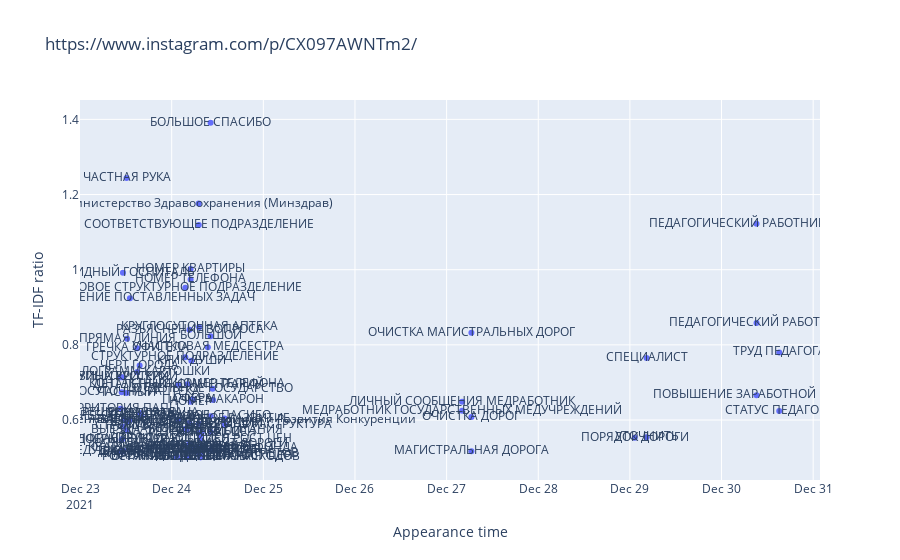
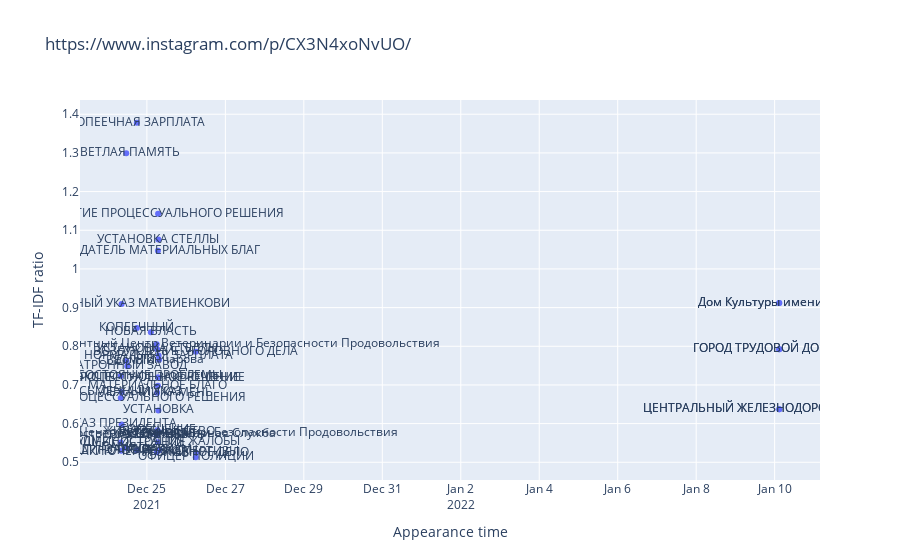
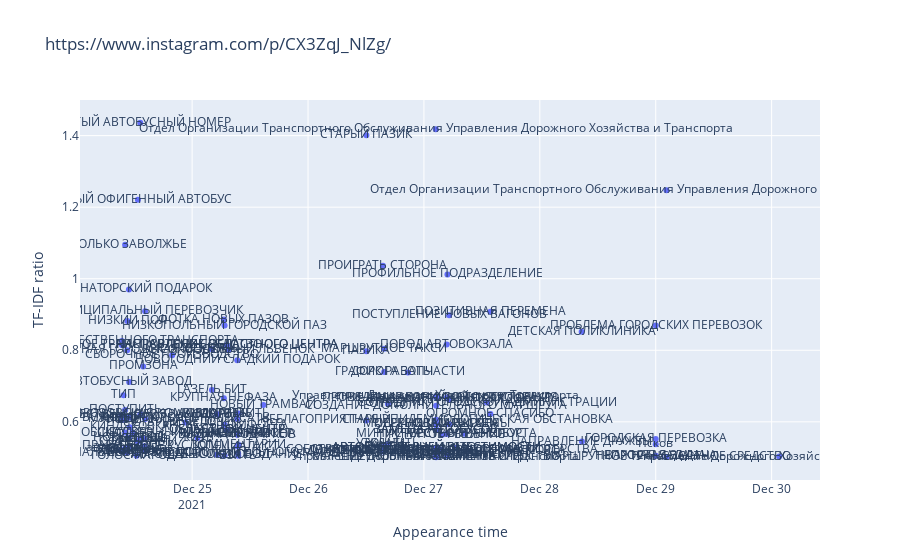

Notebook cell for these charts, in order:
### Markdown cell above
На основе полученного датафрейма создаём графики, соответствующие выбранным публикациям:

- По оси Oy будут представлены коэффициенты "важности" ключевых слов комментариев.
- По оси Ox будут представлены временные метки, которые относятся к появлению ключевого слова.
- Сама точка на графике будет представлять ключевое слово.

### Code cell
import plotly.express as px

for i in range(len(posts_dfs)):
    fig = px.scatter(posts_dfs[i], x='Appearance time', y='TF-IDF ratio', text='Keyword', title=posts_urls[i])
    fig.show()

### Figure 1 — Plotly figure (JSON) as saved in the notebook; plotly's stock layout.template omitted (floating-point values rounded to 4 significant figures)
{"data": [{"hovertemplate": "Appearance time=%{x}<br>TF-IDF ratio=%{y}<br>Keyword=%{text}<extra></extra>", "legendgroup": "", "marker": {"color": "#636efa", "symbol": "circle"}, "mode": "markers+text", "name": "", "orientation": "v", "showlegend": false, "text": ["ТЕРРИТОРИЯ ПАПЫ", "ГЛУПЫЙ КРИТЕРИЙ", "ДОБРЫЙ ВЕЧЕР", "КРУГЛОСУТОЧНАЯ АПТЕКА", "Земля", "ДАВАТЬ", "ИНФРАСТРУКТУРА", "ВИНА РУССКИХ", "КОВИДНЫЙ ГОСПИТАЛЬ", "СТРОИТЬ", "ДЕДУШКА МОРОЗА", "ЗАПРОС", "ЧАСТНАЯ РУКА", "ЧАСТНЫЙ", "РУКА", "ПРЯМАЯ ЛИНИЯ", "ЗЕМЛЯ", "ОСУШЕСТВЛЕНИЕ ПОСТАВЛЕННЫХ ЗАДАЧ", "ПОСТАВЛЕННАЯ ЗАДАЧА", "ГРЕЧКА ОФИГЕЛА", "КИЛОГРАММ КАРТОШКИ", "ЧЕРТ ГОРОДА", "РЕШЕННАЯ ЗАДАЧА", "ПОВЫШАТЬ", "УКРЕПЛЯТЬ", "ТРЕБОВАНИЕ ГРАЖДАН", "ЖИЛЬЕ ДЕТЕЙ", "ЖИЛЬЕ", "ДЕТАЛЬНЫЙ КОММЕНТАРИЙ", "Управление Имущественных Отношений, Экономики и Развития Конкуренции", "НОВОЕ СТРУКТУРНОЕ ПОДРАЗДЕЛЕНИЕ", "СТРУКТУРНОЕ ПОДРАЗДЕЛЕНИЕ", "ОТВЕЧАТЬ", "МОЩНОСТЬ", "ОРГАНИЗАЦИЯ ПИТАНИЯ", "ВЫЕЗДНАЯ ПРОВЕРКА ПИТАНИЯ", "УЛЬЯНОВСКИЙ ДЕПУТАТ", "улица Радищева", "улица Радищева д.151", "КОНТАКТНЫЙ НОМЕР ТЕЛЕФОНА", "РАЗЪЯСНЕНИЕ ВОПРОСА", "РАЗЪЯСНЕНИЕ", "КАПИТАЛЬНЫЙ РЕМОНТ ДОРОГИ", "НОМЕР КВАРТИРЫ", "НОМЕР", "НОМЕР ТЕЛЕФОНА", "РАЙОН ПРОЖИВАНИЯ", "ПРОЖИВАНИЕ", "КРИК ДУШИ", "МАГАЗИН", "СФЕРА", "КВАРТИРА МАНЕВРЕННОГО ФОНДА", "Министерство Здравоохранения (Минздрав)", "СООТВЕТСТВУЮЩЕЕ ПОДРАЗДЕЛЕНИЕ", "СООТВЕТСТВУЮЩИЙ", "ПОДРАЗДЕЛЕНИЕ", "КРУГЛОСУТОЧНАЯ АПТЕКА", "АПТЕКА", "РИСОВАНИЕ КРАСИВЫХ ОТЧЕТОВ", "ОЧЕРЕДЬ", "НАБЛЮДАЮЩИЙСЯ РОСТ ЦЕН", "РОСТ ТРАНСПОРТНЫХ РАСХОДОВ", "РОСТ ОБЪЕМОВ", "РОСТ ЦЕН", "НАБЛЮДАЮЩИЙСЯ РОСТ ЦЕН", "РЕЗКИЙ РОСТ ЦЕН", "РОСТ ЦЕН", "УЧАСТКОВАЯ МЕДСЕСТРА", "БОЛЬШОЕ СПАСИБО", "СПАСИБО", "БОЛЬШОЙ", "БОЛЬШОЕ СПАСИБО", "НЕПОДЪЕМНАЯ ЦЕНА", "ОТДЕЛЬНОЕ ГОСУДАРСТВО", "ПАЧКА МАКАРОН", "ЗАМЕЧАТЕЛЬНАЯ ИНФРАСТРУКТУРА", "ОТЛИЧНОЕ РАЗВИТИЕ", "МЕДРАБОТНИК ГОСУДАРСТВЕННЫХ МЕДУЧРЕЖДЕНИЙ", "ЛИЧНЫЙ СООБЩЕНИЯ МЕДРАБОТНИК", "ОЧИСТКА МАГИСТРАЛЬНЫХ ДОРОГ", "МАГИСТРАЛЬНАЯ ДОРОГА", "ОЧИСТКА ДОРОГ", "ПОРЯДОК ДОРОГИ", "УТОЧНИТЬ", "СПЕЦИАЛИСТ", "ПОВЫШЕНИЕ ЗАРАБОТНОЙ ПЛАТЫ", "ПЕДАГОГИЧЕСКИЙ РАБОТНИК ШКОЛ", "ПЕДАГОГИЧЕСКИЙ РАБОТНИК", "ТРУД ПЕДАГОГА", "СТАТУС ПЕДАГОГА"], "x": ["2021-12-23T10:39:19+00:00", "2021-12-23T10:39:19+00:00", "2021-12-23T10:54:02+00:00", "2021-12-23T10:54:02+00:00", "2021-12-23T10:57:04+00:00", "2021-12-23T10:57:04+00:00", "2021-12-23T10:57:04+00:00", "2021-12-23T11:06:42+00:00", "2021-12-23T11:13:57+00:00", "2021-12-23T11:13:57+00:00", "2021-12-23T11:23:00+00:00", "2021-12-23T11:27:28+00:00", "2021-12-23T12:10:34+00:00", "2021-12-23T12:10:34+00:00", "2021-12-23T12:10:34+00:00", "2021-12-23T12:18:05+00:00", "2021-12-23T12:26:06+00:00", "2021-12-23T13:03:17+00:00", "2021-12-23T13:03:17+00:00", "2021-12-23T14:58:13+00:00", "2021-12-23T14:58:13+00:00", "2021-12-23T15:36:04+00:00", "2021-12-23T15:49:16+00:00", "2021-12-23T15:49:43+00:00", "2021-12-23T15:49:43+00:00", "2021-12-23T16:06:35+00:00", "2021-12-24T01:20:08+00:00", "2021-12-24T01:20:08+00:00", "2021-12-24T01:41:31+00:00", "2021-12-24T01:42:07+00:00", "2021-12-24T03:34:03+00:00", "2021-12-24T03:34:03+00:00", "2021-12-24T03:40:25+00:00", "2021-12-24T03:40:25+00:00", "2021-12-24T03:54:05+00:00", "2021-12-24T03:54:05+00:00", "2021-12-24T03:57:17+00:00", "2021-12-24T04:07:15+00:00", "2021-12-24T04:07:15+00:00", "2021-12-24T04:07:47+00:00", "2021-12-24T04:39:58+00:00", "2021-12-24T04:39:58+00:00", "2021-12-24T04:44:00+00:00", "2021-12-24T04:57:36+00:00", "2021-12-24T04:57:36+00:00", "2021-12-24T04:57:36+00:00", "2021-12-24T05:07:45+00:00", "2021-12-24T05:07:45+00:00", "2021-12-24T05:08:40+00:00", "2021-12-24T05:17:30+00:00", "2021-12-24T05:31:55+00:00", "2021-12-24T05:34:09+00:00", "2021-12-24T07:04:27+00:00", "2021-12-24T07:06:11+00:00", "2021-12-24T07:06:11+00:00", "2021-12-24T07:06:11+00:00", "2021-12-24T07:10:30+00:00", "2021-12-24T07:10:30+00:00", "2021-12-24T07:14:02+00:00", "2021-12-24T07:25:32+00:00", "2021-12-24T07:34:09+00:00", "2021-12-24T07:34:09+00:00", "2021-12-24T07:34:09+00:00", "2021-12-24T07:34:09+00:00", "2021-12-24T07:50:58+00:00", "2021-12-24T07:50:58+00:00", "2021-12-24T07:50:58+00:00", "2021-12-24T09:27:53+00:00", "2021-12-24T10:11:00+00:00", "2021-12-24T10:11:00+00:00", "2021-12-24T10:11:00+00:00", "2021-12-24T10:12:31+00:00", "2021-12-24T10:17:19+00:00", "2021-12-24T10:43:31+00:00", "2021-12-24T10:50:23+00:00", "2021-12-24T13:51:13+00:00", "2021-12-24T13:51:13+00:00", "2021-12-27T04:04:04+00:00", "2021-12-27T04:04:04+00:00", "2021-12-27T06:29:39+00:00", "2021-12-27T06:29:39+00:00", "2021-12-27T06:29:39+00:00", "2021-12-29T01:16:28+00:00", "2021-12-29T04:22:31+00:00", "2021-12-29T04:22:31+00:00", "2021-12-30T09:09:49+00:00", "2021-12-30T09:09:49+00:00", "2021-12-30T09:09:49+00:00", "2021-12-30T15:07:06+00:00", "2021-12-30T15:07:06+00:00"], "xaxis": "x", "y": [0.63, 0.714, 0.547, 0.674, 0.516, 0.516, 0.549, 0.714, 0.992, 0.583, 0.518, 0.601, 1.244, 0.672, 0.572, 0.816, 0.595, 0.924, 0.6, 0.791, 0.728, 0.745, 0.618, 0.617, 0.617, 0.612, 0.502, 0.502, 0.694, 0.601, 0.952, 0.767, 0.577, 0.577, 0.501, 0.573, 0.518, 0.532, 0.532, 0.695, 0.84, 0.592, 0.536, 1.002, 0.649, 0.974, 0.519, 0.519, 0.758, 0.53, 0.655, 0.526, 1.176, 1.119, 0.59, 0.529, 0.847, 0.565, 0.51, 0.526, 0.55, 0.501, 0.501, 0.55, 0.504, 0.566, 0.504, 0.794, 1.391, 0.568, 0.823, 0.61, 0.52, 0.683, 0.653, 0.587, 0.604, 0.625, 0.649, 0.832, 0.517, 0.608, 0.553, 0.554, 0.765, 0.666, 1.122, 0.858, 0.78, 0.624], "yaxis": "y", "type": "scatter"}], "layout": {"xaxis": {"anchor": "y", "domain": [0.0, 1.0], "title": {"text": "Appearance time"}}, "yaxis": {"anchor": "x", "domain": [0.0, 1.0], "title": {"text": "TF-IDF ratio"}}, "legend": {"tracegroupgap": 0}, "title": {"text": "https://www.instagram.com/p/CX097AWNTm2/"}}}

### Figure 2 — Plotly figure (JSON) as saved in the notebook; plotly's stock layout.template omitted (floating-point values rounded to 4 significant figures)
{"data": [{"hovertemplate": "Appearance time=%{x}<br>TF-IDF ratio=%{y}<br>Keyword=%{text}<extra></extra>", "legendgroup": "", "marker": {"color": "#636efa", "symbol": "circle"}, "mode": "markers+text", "name": "", "orientation": "v", "showlegend": false, "text": ["ПРИНЯТИЕ ПРОЦЕССУАЛЬНОГО РЕШЕНИЯ", "ТЕКУЩЕЕ СОСТОЯНИЕ ПРОБЛЕМЫ", "ТЕКУЩЕЕ СОСТОЯНИЕ", "БОЛЬШИНСТВО ГРАЖДАН", "ПИСЬМЕННЫЙ УКАЗ МАТВИЕНКОВИ", "УКАЗ ПРЕЗИДЕНТА", "ПИСЬМЕННЫЙ УКАЗ", "СВЕТЛАЯ ПАМЯТЬ", "СВЕТЛЫЙ", "ПАМЯТЬ", "ПАТРОННЫЙ ЗАВОД", "КОПЕЕЧНАЯ ЗАРПЛАТА", "ЗАРПЛАТА", "КОПЕЕЧНЫЙ", "НОВАЯ ВЛАСТЬ", "Государственная Ветеринарная Служба", "Клиника Огбу Симбирский Референтный Центр Ветеринарии и Безопасности Продовольствия", "Симбирский Референтный Центр Ветеринарии и Безопасности Продовольствия", "ЗАКЛЮЧЕНИЕ ЭКСПЕРТИЗЫ", "УТОЧНИТЬ", "ОПУБЛИКОВАТЬ", "ЛЕЖАЧИЙ КАМЕНЬ", "УСТАНОВКА СТЕЛЛЫ", "УСТРАИВАТЬ", "СООБЩЕНИЕ", "СОЗДАТЕЛЬ МАТЕРИАЛЬНЫХ БЛАГ", "МАТЕРИАЛЬНОЕ БЛАГО", "АДМИНИСТРАЦИЯ ЖАЛОБЫ", "ПРИНЯТИЕ ПРОЦЕССУАЛЬНОГО РЕШЕНИЯ", "ЭКСПЕРТНОЕ ЗАКЛЮЧЕНИЕ", "ПРОЦЕССУАЛЬНОЕ РЕШЕНИЕ", "УСТАНОВКА СТЕЛЛЫ", "УСТАНОВКА", "ЖИВОЕ СУЩЕСТВО", "НОРМАЛЬНАЯ ЗАРПЛАТА", "дом Гончарова", "АКВАРИУМ", "ОФИЦЕР ПОЛИЦИИ", "ВОЗБУЖДЕНИЕ УГОЛОВНОГО ДЕЛА", "УГОЛОВНОЕ ДЕЛО", "ГОРОД ТРУДОВОЙ ДОБЛЕСТИ", "ЦЕНТРАЛЬНЫЙ ЖЕЛЕЗНОДОРОЖНЫЙ ВОКЗАЛ", "Дом Культуры имени 1 Мая", "ГОРОД ТРУДОВОЙ ДОБЛЕСТИ", "ЦЕНТРАЛЬНЫЙ ЖЕЛЕЗНОДОРОЖНЫЙ ВОКЗАЛ", "Дом Культуры имени 1 Мая"], "x": ["2021-12-24T08:00:08+00:00", "2021-12-24T08:00:08+00:00", "2021-12-24T08:00:08+00:00", "2021-12-24T08:20:31+00:00", "2021-12-24T08:32:24+00:00", "2021-12-24T08:32:24+00:00", "2021-12-24T08:32:24+00:00", "2021-12-24T11:22:22+00:00", "2021-12-24T11:22:22+00:00", "2021-12-24T11:22:22+00:00", "2021-12-24T11:59:47+00:00", "2021-12-24T17:51:31+00:00", "2021-12-24T17:51:31+00:00", "2021-12-24T17:51:31+00:00", "2021-12-25T02:24:22+00:00", "2021-12-25T05:59:18+00:00", "2021-12-25T05:59:18+00:00", "2021-12-25T05:59:18+00:00", "2021-12-25T06:02:13+00:00", "2021-12-25T06:04:19+00:00", "2021-12-25T06:04:19+00:00", "2021-12-25T06:14:40+00:00", "2021-12-25T06:16:57+00:00", "2021-12-25T06:16:57+00:00", "2021-12-25T06:26:19+00:00", "2021-12-25T06:44:26+00:00", "2021-12-25T06:44:26+00:00", "2021-12-25T06:45:16+00:00", "2021-12-25T06:50:23+00:00", "2021-12-25T06:50:23+00:00", "2021-12-25T06:50:23+00:00", "2021-12-25T07:01:33+00:00", "2021-12-25T07:01:33+00:00", "2021-12-25T07:06:29+00:00", "2021-12-25T07:10:53+00:00", "2021-12-25T07:25:58+00:00", "2021-12-25T07:25:58+00:00", "2021-12-26T05:52:27+00:00", "2021-12-26T05:57:42+00:00", "2021-12-26T05:57:42+00:00", "2022-01-10T02:47:51+00:00", "2022-01-10T02:47:51+00:00", "2022-01-10T02:47:51+00:00", "2022-01-10T02:48:52+00:00", "2022-01-10T02:48:52+00:00", "2022-01-10T02:48:52+00:00"], "xaxis": "x", "y": [0.666, 0.723, 0.551, 0.53, 0.909, 0.598, 0.682, 1.299, 0.762, 0.537, 0.748, 1.378, 0.531, 0.847, 0.836, 0.574, 0.805, 0.575, 0.526, 0.57, 0.57, 0.68, 0.792, 0.574, 0.583, 1.047, 0.698, 0.552, 1.143, 0.719, 0.719, 1.076, 0.634, 0.578, 0.776, 0.765, 0.531, 0.513, 0.786, 0.524, 0.792, 0.637, 0.912, 0.792, 0.637, 0.912], "yaxis": "y", "type": "scatter"}], "layout": {"xaxis": {"anchor": "y", "domain": [0.0, 1.0], "title": {"text": "Appearance time"}}, "yaxis": {"anchor": "x", "domain": [0.0, 1.0], "title": {"text": "TF-IDF ratio"}}, "legend": {"tracegroupgap": 0}, "title": {"text": "https://www.instagram.com/p/CX3N4xoNvUO/"}}}

### Figure 3 — Plotly figure (JSON) as saved in the notebook; plotly's stock layout.template omitted (floating-point values rounded to 4 significant figures)
{"data": [{"hovertemplate": "Appearance time=%{x}<br>TF-IDF ratio=%{y}<br>Keyword=%{text}<extra></extra>", "legendgroup": "", "marker": {"color": "#636efa", "symbol": "circle"}, "mode": "markers+text", "name": "", "orientation": "v", "showlegend": false, "text": ["ЗАБЫТЬ", "РАБОТА ОБЩЕСТВЕННОГО ТРАНСПОРТА", "САЛОН ОБЩЕСТВЕННОГО ТРАНСПОРТА", "ФОТО", "ЧТОЛЬ", "ТОЛК", "СКОЛЬКО ЧАСТНОЕ ТРАНСПОРТНОЕ СРЕДСТВО", "ТИП", "ХВАТАТЬ", "СКОЛЬКО ЗАВОЛЖЬЕ", "ЗАВОЛЖЬЕ", "СКОЛЬКО", "ПОСТУПИТЬ", "НОРМАЛЬНАЯ ГОРОДСКАЯ МОДЕЛЬ", "НОРМАЛЬНЫЙ ТРАНСПОРТ", "НИЗКИЙ ПОЛ", "НОВЫЙ ГОД", "ПОДАРОК", "ГУБЕРНАТОРСКИЙ ПОДАРОК", "автобус Симаз", "АВТОБУСНЫЙ ЗАВОД", "ТВСЯЧНЫЙ ГОРОД", "КИНДЯКОВКА", "ГОРОДСКОЙ ОБЩЕСТВЕННЫЙ ТРАНСПОНТ", "ГОЛОС НАРОДА", "ЖЕЛТЫЙ ОФИГЕННЫЙ АВТОБУС", "ОФИГЕННЫЙ", "Татарстан", "ЖЕЛТЫЙ АВТОБУСНЫЙ НОМЕР", "ЖЕЛТЫЙ", "МОРОЗОВСКАЯ КОМАНДА", "ПРОМЗОНА", "ДОБИТЬ", "БОГ", "ПРАВИЛЬНОЕ РУСЛО", "Димитровград", "МУНИЦИПАЛЬНЫЙ ПЕРЕВОЗЧИК", "ВЕРНУТЬ", "МУНИЦИПАЛЬНЫЙ", "СБОРОЧНОЕ ПРОИЗВОДСТВО", "СТАРЫЙ ЧЕЛОВЕК", "ЖИТЬ", "ВЕРНУТЬ", "ГАЗЕЛЬ БИТ", "ХОРОШЕЕ БОЛЬШОЕ ЗДАНИЕ", "ОБРАТИТЬ", "ВНИМАНИЕ", "ФОТКА НОВЫХ ПАЗОВ", "КРУПНАЯ НЕФАЗА", "НИЗКОПОЛЬНЫЙ ГОРОДСКОЙ ПАЗ", "ВЫСОКИЙ ПОЛ", "УРОВЕНЬ КОМФОРТА", "НАПРАВЛЕНИЕ ОБЛАСТНОГО ЦЕНТРА", "ОБЛАСТНОЙ ЦЕНТР", "НАПРАВЛЕНИЕ ОБЛАСТНОГО ЦЕНТРА", "ОБЛАСТНОЙ ЦЕНТР", "ВЫСОКОПОЛЬНЫЙ ЛЬВЕНОК", "НАЗВАНИЕ РАЙОНА", "НАЗВАНИЕ", "МУНИЦИПАЛИТЕТ", "НОВОГОДНИЙ СЛАДКИЙ ПОДАРОК", "ВЫДАЧА ПОДАРКОВ", "НАПИСАТЬ", "СПЕЦИАЛИСТ", "СОЗДАНИЕ ДОПОЛНИТЕЛЬНОГО МАРШРУТА", "ВЗЯТЬ", "ОТВЕТИТЬ", "КОММЕНТАРИЙ", "НОВЫЙ ТРАМВАЙ", "СТАРЫЙ ПАЗИК", "СТАРЫЙ", "ПАЗИКА", "ПРОИГРАТЬ СТОРОНА", "ПРОИГРАВШИЙ", "СТОРОНА", "КОНТРАКТ", "ГРАФИК РАБОТЫ", "МАРШРУТНОЕ ТАКСИ", "ТАКСИ", "УТОЧНИТЬ", "ЖДАТЬ", "ОТВЕТ", "ДОРОГА ЗАПЧАСТИ", "Управление Дорожного Хозяйства и Транспорта", "Управление Дорожного Хозяйства и Транспорта", "Отдел Организации Транспортного Обслуживания Управления Дорожного Хозяйства и Транспорта", "МАРШРУТНОЕ ТРАНСПОРТНОЕ СРЕДСТВО", "ЧИСЛО МАШИН", "МАРШРУТНОЕ ТРАНСПОРТНОЕ СРЕДСТВО", "ДВИЖЕНИЕ ОБЩЕСТВЕННОГО ТРАНСПОРТА", "СОЗДАНИЕ ДОПОЛНИТЕЛЬНОГО МАРШРУТА", "МОДЕРНИЗАЦИЯ СХЕМЫ", "ЗАВОЛЖСКОЕ НАПРАВЛЕНИЕ", "НЕБЛАГОПРИЯТНАЯ ЭПИДЕМИОЛОГИЧЕСКАЯ ОБСТАНОВКА", "ДЕТАЛЬНЫЙ КОММЕНТАРИЙ", "АВТОБУС СРЕДНЕЙ ВМЕСТИМОСТИ", "ЗАМЕНА АВТОБУСОВ", "АВТОБУС СРЕДНЕЙ ВМЕСТИМОСТИ", "ЗАМЕНА АВТОБУСОВ", "ПРОВЕДЕНИЕ КОНКУРСНЫХ ПРОЦЕДУР", "ПЕРЕВОД МАРШРУТА", "СОБСТВЕННОСТЬ РЕГИОНАЛЬНОГО МИНИСТЕРСТВА", "ПРИНЯТОЕ РЕШЕНИЕ", "МИНИСТЕРСТВО ТРАНСПОРТА", "ПОВОД АВТОВОКЗАЛА", "ПРИЧИНА АВАРИЙНОГО СОСТОЯНИЯ", "ПРОФИЛЬНОЕ ПОДРАЗДЕЛЕНИЕ", "ПЕРЕДАТЬ", "ПРОФИЛЬНЫЙ", "ПОДРАЗДЕЛЕНИЕ", "ПОСТУПЛЕНИЕ НОВЫХ ВАГОНОВ", "НОВЫЙ ВАГОН", "ПРИОРИТЕТНЫЙ ПОРЯДОК", "МЕСТО", "МЕСТНЫЙ АВТОБУС", "СОТРУДНИК ГОРОДСКОЙ АДМИНИСТРАЦИИ", "ОГРОМНОЕ СПАСИБО", "ПОЗИТИВНАЯ ПЕРЕМЕНА", "ДЕТСКАЯ ПОЛИКЛИНИКА", "НАПРАВЛЕНИЕ ДРУЖБЫ", "НЕПРОСТАЯ ЗАДАЧА", "ВАЖНАЯ ЗАДАЧА", "Псков", "ПРОБЛЕМА ГОРОДСКИХ ПЕРЕВОЗОК", "ГОРОДСКАЯ ПЕРЕВОЗКА", "Отдел Организации Транспортного Обслуживания Управления Дорожного Хозяйства и Транспорта", "МАРШРУТНОЕ ТРАНСПОРТНОЕ СРЕДСТВО", "Управление Дорожного Хозяйства и Транспорта"], "x": ["2021-12-24T09:12:57+00:00", "2021-12-24T09:21:03+00:00", "2021-12-24T09:26:30+00:00", "2021-12-24T09:26:56+00:00", "2021-12-24T09:26:56+00:00", "2021-12-24T09:27:27+00:00", "2021-12-24T09:29:35+00:00", "2021-12-24T09:47:38+00:00", "2021-12-24T09:47:38+00:00", "2021-12-24T10:07:18+00:00", "2021-12-24T10:07:18+00:00", "2021-12-24T10:07:18+00:00", "2021-12-24T10:07:18+00:00", "2021-12-24T10:32:34+00:00", "2021-12-24T10:32:34+00:00", "2021-12-24T10:34:31+00:00", "2021-12-24T10:54:44+00:00", "2021-12-24T10:54:44+00:00", "2021-12-24T10:54:44+00:00", "2021-12-24T10:57:24+00:00", "2021-12-24T10:57:24+00:00", "2021-12-24T11:03:49+00:00", "2021-12-24T11:06:23+00:00", "2021-12-24T11:38:57+00:00", "2021-12-24T12:29:55+00:00", "2021-12-24T12:45:54+00:00", "2021-12-24T12:45:54+00:00", "2021-12-24T13:15:23+00:00", "2021-12-24T13:15:23+00:00", "2021-12-24T13:15:23+00:00", "2021-12-24T13:16:40+00:00", "2021-12-24T13:51:12+00:00", "2021-12-24T14:02:17+00:00", "2021-12-24T14:06:28+00:00", "2021-12-24T14:06:28+00:00", "2021-12-24T14:15:27+00:00", "2021-12-24T14:15:27+00:00", "2021-12-24T14:15:27+00:00", "2021-12-24T14:15:27+00:00", "2021-12-24T19:52:10+00:00", "2021-12-24T22:36:51+00:00", "2021-12-25T01:05:57+00:00", "2021-12-25T04:05:24+00:00", "2021-12-25T04:05:46+00:00", "2021-12-25T05:07:49+00:00", "2021-12-25T05:08:25+00:00", "2021-12-25T05:08:25+00:00", "2021-12-25T06:34:28+00:00", "2021-12-25T06:34:28+00:00", "2021-12-25T06:43:06+00:00", "2021-12-25T06:43:06+00:00", "2021-12-25T06:43:06+00:00", "2021-12-25T07:09:10+00:00", "2021-12-25T07:09:10+00:00", "2021-12-25T07:12:37+00:00", "2021-12-25T07:12:37+00:00", "2021-12-25T07:29:45+00:00", "2021-12-25T09:18:23+00:00", "2021-12-25T09:18:23+00:00", "2021-12-25T09:18:23+00:00", "2021-12-25T09:20:17+00:00", "2021-12-25T09:20:17+00:00", "2021-12-25T09:21:19+00:00", "2021-12-25T09:23:51+00:00", "2021-12-25T09:31:14+00:00", "2021-12-25T09:32:57+00:00", "2021-12-25T09:36:26+00:00", "2021-12-25T09:36:26+00:00", "2021-12-25T14:44:48+00:00", "2021-12-26T12:04:43+00:00", "2021-12-26T12:04:43+00:00", "2021-12-26T12:04:43+00:00", "2021-12-26T15:29:48+00:00", "2021-12-26T15:29:48+00:00", "2021-12-26T15:29:48+00:00", "2021-12-26T15:29:48+00:00", "2021-12-26T15:45:58+00:00", "2021-12-26T15:45:58+00:00", "2021-12-26T15:45:58+00:00", "2021-12-26T16:32:16+00:00", "2021-12-26T16:32:16+00:00", "2021-12-26T16:32:16+00:00", "2021-12-26T20:41:57+00:00", "2021-12-27T02:26:05+00:00", "2021-12-27T02:27:29+00:00", "2021-12-27T02:27:29+00:00", "2021-12-27T02:29:34+00:00", "2021-12-27T02:29:34+00:00", "2021-12-27T02:30:29+00:00", "2021-12-27T02:31:19+00:00", "2021-12-27T02:31:19+00:00", "2021-12-27T02:31:19+00:00", "2021-12-27T02:31:19+00:00", "2021-12-27T02:32:03+00:00", "2021-12-27T02:33:07+00:00", "2021-12-27T02:33:54+00:00", "2021-12-27T02:33:54+00:00", "2021-12-27T02:34:15+00:00", "2021-12-27T02:34:15+00:00", "2021-12-27T02:34:38+00:00", "2021-12-27T02:34:38+00:00", "2021-12-27T03:38:39+00:00", "2021-12-27T03:47:15+00:00", "2021-12-27T04:42:39+00:00", "2021-12-27T04:42:39+00:00", "2021-12-27T04:44:23+00:00", "2021-12-27T04:51:52+00:00", "2021-12-27T04:51:52+00:00", "2021-12-27T04:51:52+00:00", "2021-12-27T04:51:52+00:00", "2021-12-27T05:13:19+00:00", "2021-12-27T05:13:19+00:00", "2021-12-27T05:13:19+00:00", "2021-12-27T06:28:19+00:00", "2021-12-27T08:26:05+00:00", "2021-12-27T13:00:54+00:00", "2021-12-27T13:45:47+00:00", "2021-12-27T13:45:47+00:00", "2021-12-28T08:39:23+00:00", "2021-12-28T08:43:10+00:00", "2021-12-28T23:57:51+00:00", "2021-12-28T23:57:51+00:00", "2021-12-28T23:59:28+00:00", "2021-12-28T23:59:28+00:00", "2021-12-28T23:59:28+00:00", "2021-12-29T02:13:43+00:00", "2021-12-29T02:13:43+00:00", "2021-12-30T01:34:33+00:00"], "xaxis": "x", "y": [0.52, 0.618, 0.826, 0.605, 0.605, 0.522, 0.814, 0.674, 0.518, 1.095, 0.525, 0.57, 0.633, 0.8, 0.514, 0.882, 0.555, 0.612, 0.97, 0.528, 0.711, 0.612, 0.585, 0.57, 0.505, 1.221, 0.544, 0.552, 1.436, 0.552, 0.621, 0.755, 0.553, 0.531, 0.532, 0.519, 0.909, 0.519, 0.608, 0.786, 0.598, 0.555, 0.803, 0.689, 0.508, 0.621, 0.621, 0.886, 0.666, 0.869, 0.506, 0.592, 0.814, 0.577, 0.814, 0.577, 0.801, 0.565, 0.565, 0.565, 0.772, 0.564, 0.608, 0.531, 0.512, 0.505, 0.623, 0.536, 0.647, 1.401, 0.604, 0.797, 1.036, 0.518, 0.518, 0.518, 0.739, 0.804, 0.531, 0.537, 0.537, 0.65, 0.738, 0.503, 0.671, 1.418, 0.519, 0.514, 0.501, 0.518, 0.645, 0.594, 0.513, 0.606, 0.503, 0.526, 0.578, 0.526, 0.578, 0.667, 0.594, 0.522, 0.564, 0.566, 0.816, 0.668, 1.012, 0.506, 0.506, 0.506, 0.898, 0.593, 0.662, 0.527, 0.567, 0.654, 0.622, 0.908, 0.852, 0.545, 0.505, 0.505, 0.537, 0.869, 0.552, 1.247, 0.502, 0.503], "yaxis": "y", "type": "scatter"}], "layout": {"xaxis": {"anchor": "y", "domain": [0.0, 1.0], "title": {"text": "Appearance time"}}, "yaxis": {"anchor": "x", "domain": [0.0, 1.0], "title": {"text": "TF-IDF ratio"}}, "legend": {"tracegroupgap": 0}, "title": {"text": "https://www.instagram.com/p/CX3ZqJ_NlZg/"}}}
